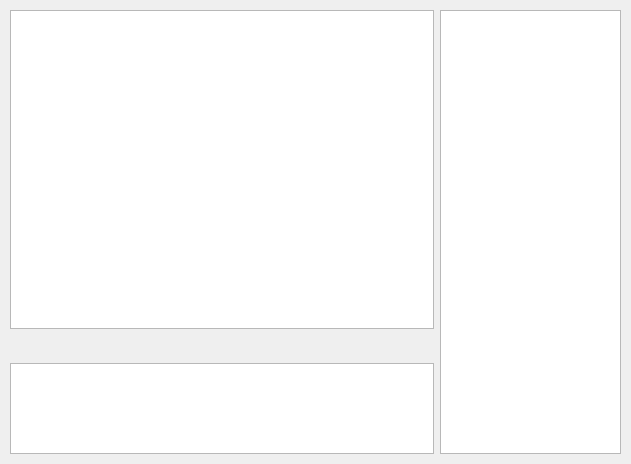
<?xml version="1.0" encoding="UTF-8"?>
<ui version="4.0">
 <class>ChatDialog</class>
 <widget class="QDialog" name="ChatDialog">
  <property name="geometry">
   <rect>
    <x>0</x>
    <y>0</y>
    <width>631</width>
    <height>464</height>
   </rect>
  </property>
  <property name="windowTitle">
   <string>Google Chatroom</string>
  </property>
  <widget class="QWidget" name="layoutWidget">
   <property name="geometry">
    <rect>
     <x>10</x>
     <y>10</y>
     <width>611</width>
     <height>444</height>
    </rect>
   </property>
   <layout class="QHBoxLayout" name="horizontalLayout_2" stretch="7,3">
    <item>
     <layout class="QVBoxLayout" name="verticalLayout" stretch="7,1,2">
      <item>
       <widget class="QTextEdit" name="messageEdit"/>
      </item>
      <item>
       <layout class="QHBoxLayout" name="horizontalLayout">
        <item>
         <widget class="QPushButton" name="faceButton">
          <property name="palette">
           <palette>
            <active>
             <colorrole role="Button">
              <brush brushstyle="SolidPattern">
               <color alpha="255">
                <red>255</red>
                <green>255</green>
                <blue>255</blue>
               </color>
              </brush>
             </colorrole>
             <colorrole role="Highlight">
              <brush brushstyle="SolidPattern">
               <color alpha="255">
                <red>255</red>
                <green>255</green>
                <blue>255</blue>
               </color>
              </brush>
             </colorrole>
            </active>
            <inactive>
             <colorrole role="Button">
              <brush brushstyle="SolidPattern">
               <color alpha="255">
                <red>255</red>
                <green>255</green>
                <blue>255</blue>
               </color>
              </brush>
             </colorrole>
             <colorrole role="Highlight">
              <brush brushstyle="SolidPattern">
               <color alpha="255">
                <red>229</red>
                <green>227</green>
                <blue>225</blue>
               </color>
              </brush>
             </colorrole>
            </inactive>
            <disabled>
             <colorrole role="Button">
              <brush brushstyle="SolidPattern">
               <color alpha="255">
                <red>255</red>
                <green>255</green>
                <blue>255</blue>
               </color>
              </brush>
             </colorrole>
             <colorrole role="Highlight">
              <brush brushstyle="SolidPattern">
               <color alpha="255">
                <red>240</red>
                <green>240</green>
                <blue>240</blue>
               </color>
              </brush>
             </colorrole>
            </disabled>
           </palette>
          </property>
          <property name="text">
           <string/>
          </property>
          <property name="icon">
           <iconset resource="client.qrc">
            <normaloff>:/images/pic.png</normaloff>:/images/pic.png</iconset>
          </property>
          <property name="iconSize">
           <size>
            <width>32</width>
            <height>32</height>
           </size>
          </property>
          <property name="flat">
           <bool>true</bool>
          </property>
         </widget>
        </item>
        <item>
         <widget class="QPushButton" name="fontButton">
          <property name="text">
           <string/>
          </property>
          <property name="icon">
           <iconset resource="client.qrc">
            <normaloff>:/images/font.png</normaloff>:/images/font.png</iconset>
          </property>
          <property name="iconSize">
           <size>
            <width>32</width>
            <height>32</height>
           </size>
          </property>
          <property name="flat">
           <bool>true</bool>
          </property>
         </widget>
        </item>
        <item>
         <widget class="QPushButton" name="fileButton">
          <property name="text">
           <string/>
          </property>
          <property name="icon">
           <iconset resource="client.qrc">
            <normaloff>:/images/transfer_file.png</normaloff>:/images/transfer_file.png</iconset>
          </property>
          <property name="iconSize">
           <size>
            <width>32</width>
            <height>32</height>
           </size>
          </property>
          <property name="flat">
           <bool>true</bool>
          </property>
         </widget>
        </item>
        <item>
         <widget class="QPushButton" name="clearButton">
          <property name="text">
           <string/>
          </property>
          <property name="icon">
           <iconset resource="client.qrc">
            <normaloff>:/images/clear.png</normaloff>:/images/clear.png</iconset>
          </property>
          <property name="iconSize">
           <size>
            <width>32</width>
            <height>32</height>
           </size>
          </property>
          <property name="flat">
           <bool>true</bool>
          </property>
         </widget>
        </item>
        <item>
         <widget class="QPushButton" name="musicButton">
          <property name="text">
           <string/>
          </property>
          <property name="icon">
           <iconset resource="client.qrc">
            <normaloff>:/images/music_share.png</normaloff>:/images/music_share.png</iconset>
          </property>
          <property name="iconSize">
           <size>
            <width>32</width>
            <height>32</height>
           </size>
          </property>
          <property name="flat">
           <bool>true</bool>
          </property>
         </widget>
        </item>
        <item>
         <widget class="QPushButton" name="voiceButton">
          <property name="text">
           <string/>
          </property>
          <property name="icon">
           <iconset resource="client.qrc">
            <normaloff>:/images/voice.png</normaloff>:/images/voice.png</iconset>
          </property>
          <property name="iconSize">
           <size>
            <width>32</width>
            <height>32</height>
           </size>
          </property>
          <property name="flat">
           <bool>true</bool>
          </property>
         </widget>
        </item>
        <item>
         <widget class="QPushButton" name="hideButton">
          <property name="text">
           <string/>
          </property>
          <property name="icon">
           <iconset resource="client.qrc">
            <normaloff>:/images/hide.png</normaloff>
            <normalon>:/images/hide.png</normalon>:/images/hide.png</iconset>
          </property>
          <property name="iconSize">
           <size>
            <width>32</width>
            <height>32</height>
           </size>
          </property>
          <property name="flat">
           <bool>true</bool>
          </property>
         </widget>
        </item>
       </layout>
      </item>
      <item>
       <widget class="QTextEdit" name="inputEdit"/>
      </item>
     </layout>
    </item>
    <item>
     <widget class="QListWidget" name="userList"/>
    </item>
   </layout>
  </widget>
 </widget>
 <resources>
  <include location="client.qrc"/>
 </resources>
 <connections/>
</ui>
